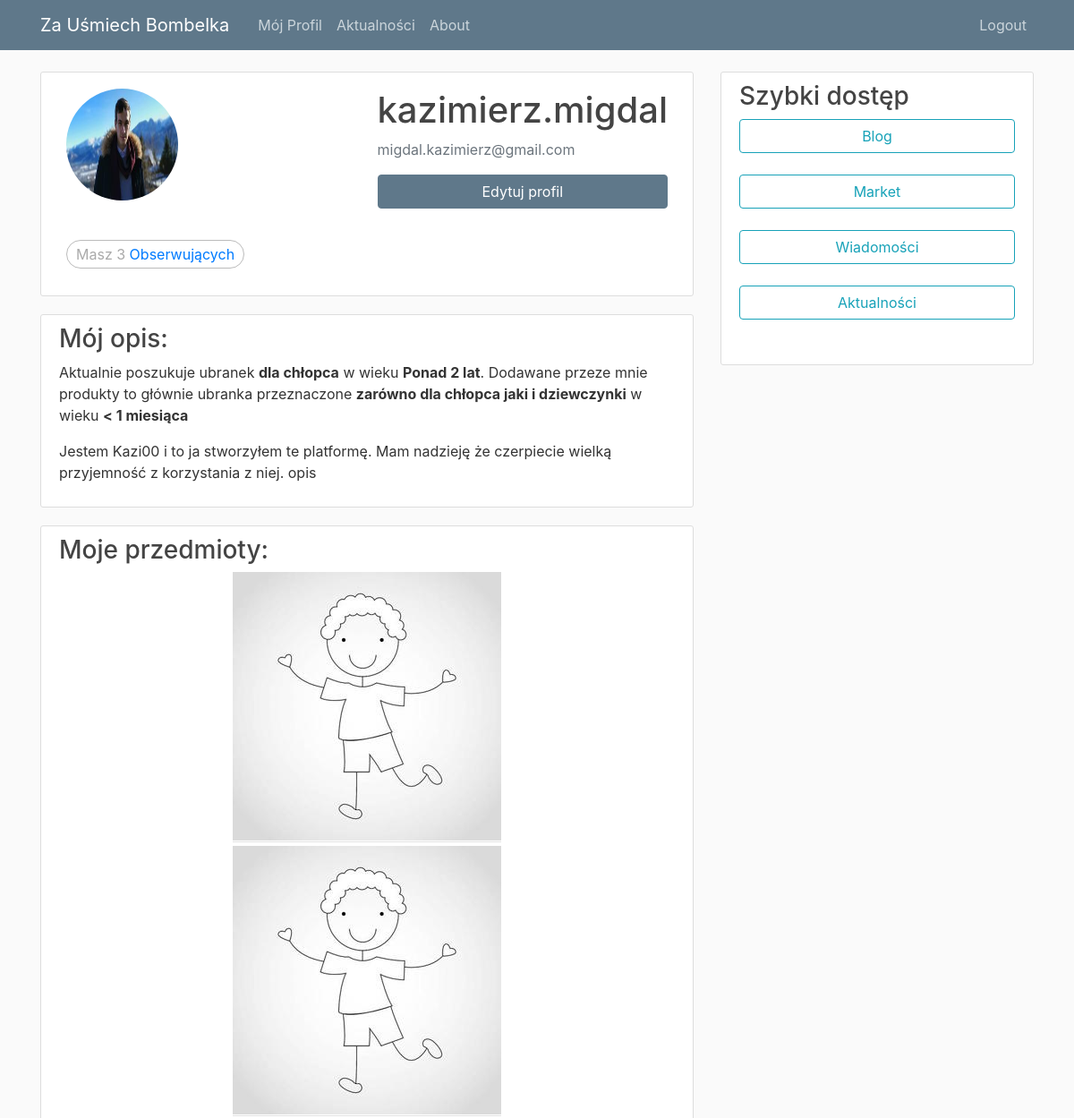
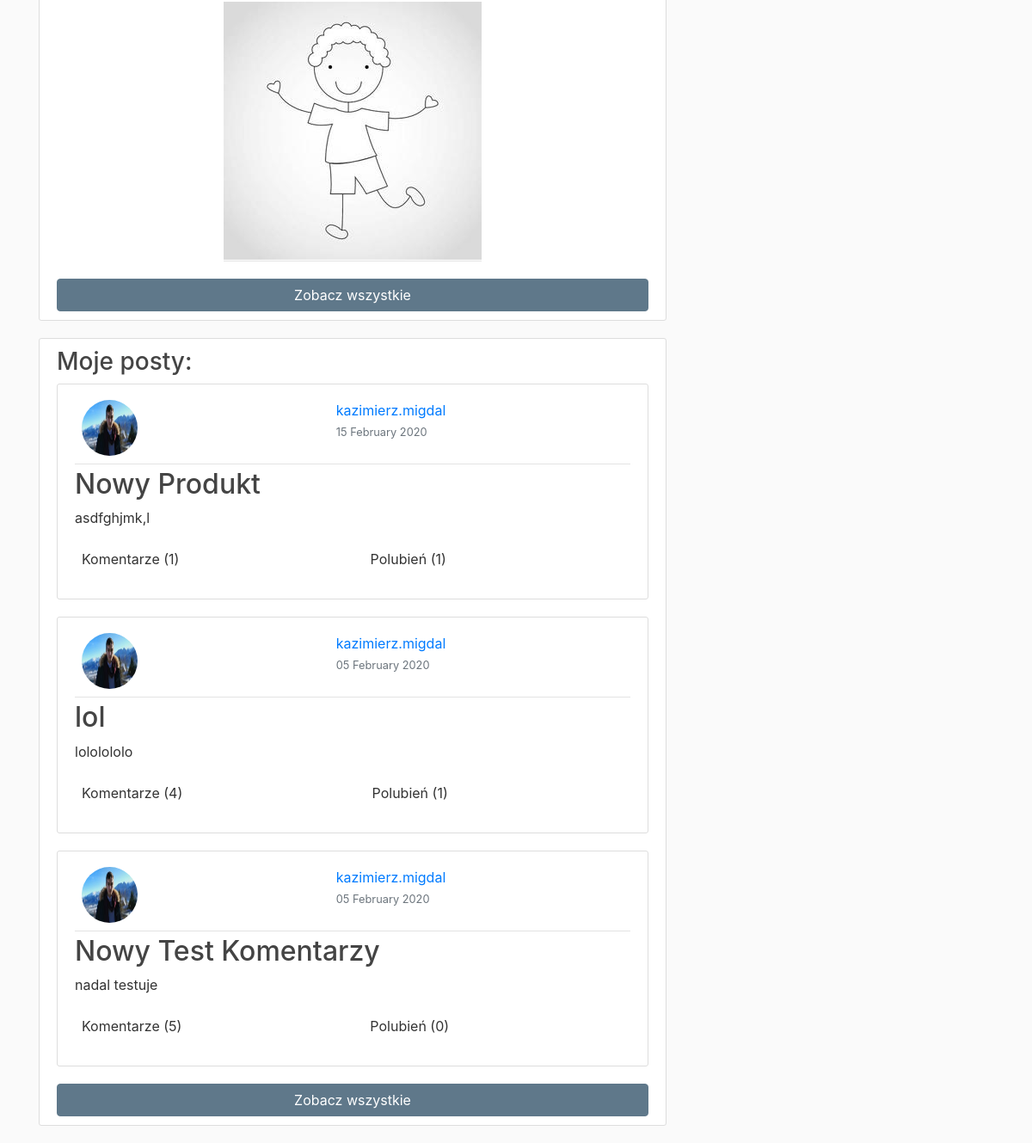
Before: /profile/kazimierz.migdal/ (signed in) with the older database file (2 pictures, top to bottom).
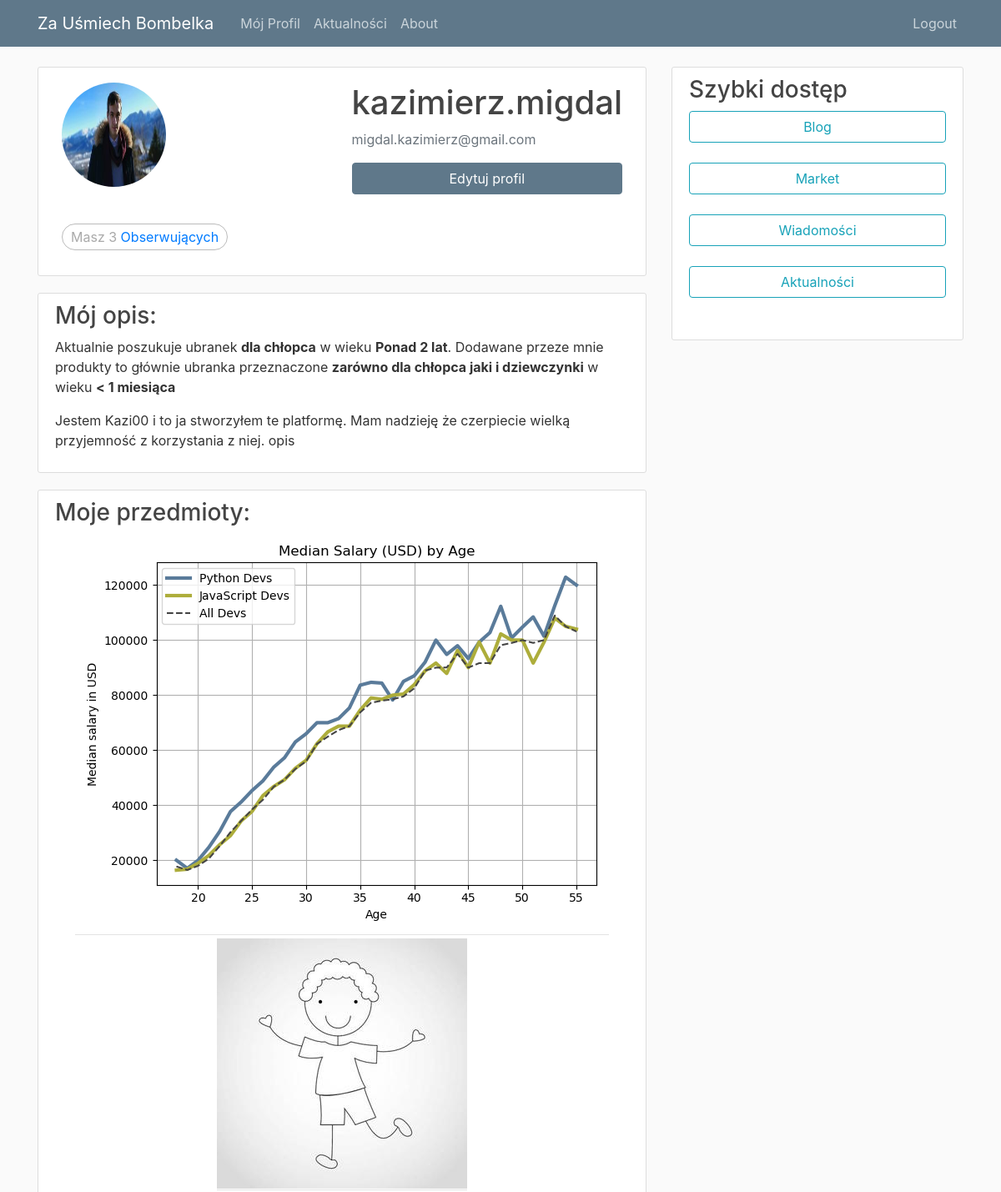
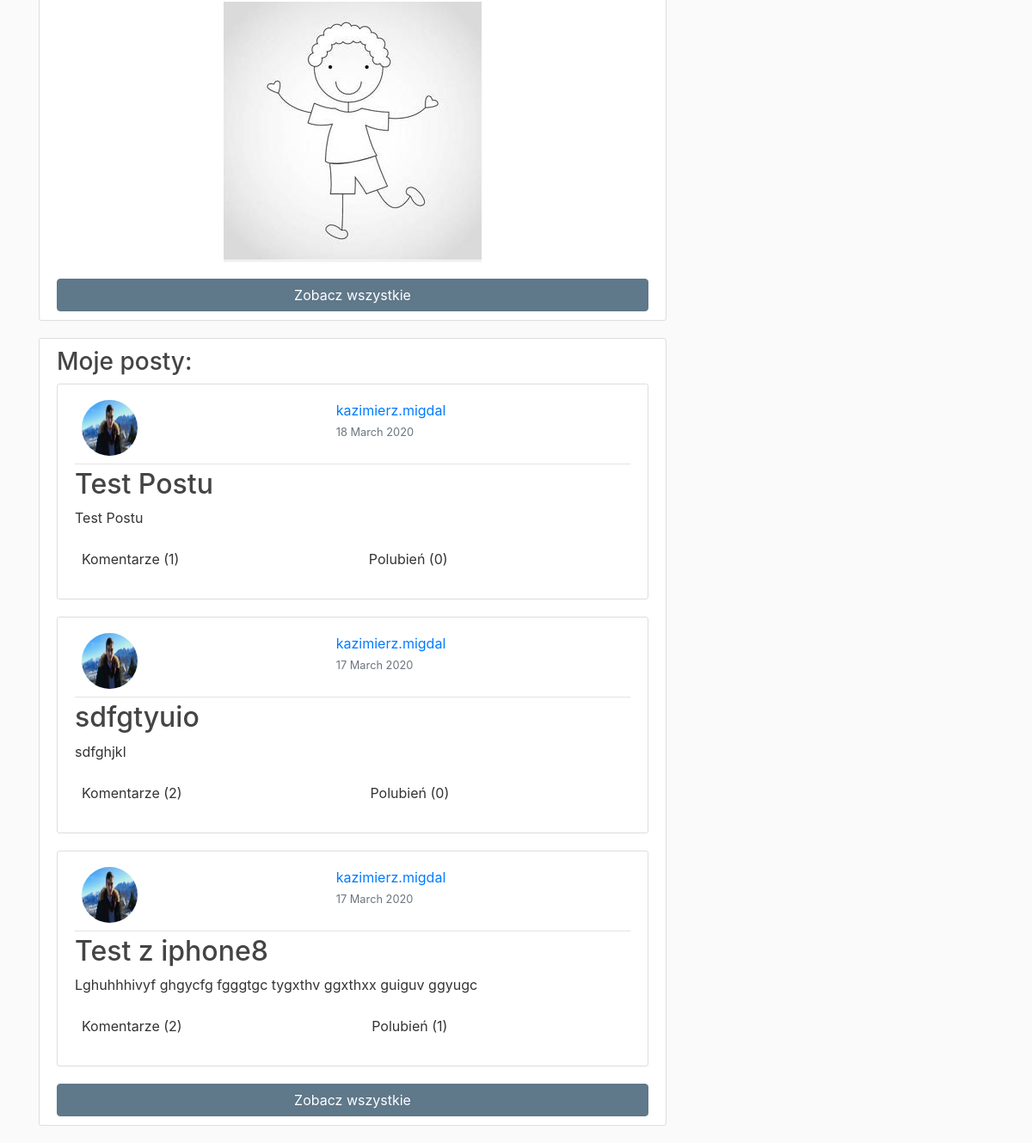
After: the same page with the newer database file (2 pictures, top to bottom).
### market/models.py (models this page shows, shortened)
class Product(models.Model):
    author = models.ForeignKey(User, on_delete=models.CASCADE)
    date_posted = models.DateTimeField(default=timezone.now)
    title = models.CharField(max_length=100, verbose_name='')
    description = models.TextField(verbose_name='')
    photo_1 = models.ImageField(default='default_1.jpg', upload_to='product_pics', verbose_name='')
    photo_2 = models.ImageField(default='default_1.jpg', upload_to='product_pics', verbose_name='')
    photo_3 = models.ImageField(default='default_1.jpg', upload_to='product_pics', verbose_name='')
    SEX_TAG_CHOISE= [('Boy','Chłopca'),('Girl', 'Dziewczynki'), ('Unisex', 'Zarówno dla chłopca jaki i dziewczynki')]
    tag_sex = models.CharField(max_length=6, choices = SEX_TAG_CHOISE, default='Unisex', verbose_name='')
    tag_age = models.IntegerField(choices = [(1,'< 1 miesiąc'),
                                            (2,'< 3 miesiące'),
                                            (3,'< 6 miesięcy'),
                                            (4,'< 1 rok'),
                                            (5,'< 1.5 roku'),
                                            (6,'< 2 lata'),
                                            (7,'Ponad 2 lata')],
                                                                 default=1, verbose_name='')

### blog/models.py (models this page shows, shortened)
class Post(models.Model):
    title = models.CharField(max_length=100)
    content = models.TextField()
    date_posted = models.DateTimeField(default=timezone.now)
    author = models.ForeignKey(User, on_delete=models.CASCADE)
    users_like = models.ManyToManyField(User,
                            related_name='images_liked',
                            blank=True)

### users/models.py (models this page shows, shortened)
class Profile(models.Model):
    user = models.OneToOneField(User, on_delete=models.CASCADE)
    image = models.ImageField(default='default.jpg', upload_to='profile_pics')
    description = models.TextField(default='Brak opisu')
    SEX_TAG_CHOISE = [('Boy','dla chłopca'),('Girl', 'dla dziewczynki'), ('Unisex', 'zarówno dla chłopca jaki i dziewczynki')]
    AGE_TAG_CHOISE =[(1,'< 1 miesiąca'),(2,'< 3 miesiący'),(3,'< 6 miesięcy'),(4,'< 1 rok'),(5,'< 1.5 roku'),(6,'< 2 lat'),(7,'Ponad 2 lat')]
    interested_sex_tag = models.CharField(max_length=6, choices = SEX_TAG_CHOISE, default='Unisex')
    interested_age_tag = models.IntegerField(choices=AGE_TAG_CHOISE, default=1)
    sold_sex_tag = models.CharField(max_length=6, choices = SEX_TAG_CHOISE, default='Unisex')
    sold_age_tag = models.IntegerField(choices=AGE_TAG_CHOISE, default=1)

### users/views.py (the view)
# urls.py: path('profile/<username>/', user_views.profile, name='profile'),
@login_required
def profile(request, username):
    user = get_object_or_404(User,
                username=username,
                is_active=True)
    posts = Post.objects.filter(author=user).order_by('-date_posted')[:3]
    products = Product.objects.filter(author=user).order_by('-date_posted')[:3]
    context = {
        'posts': posts,
        'products': products,
        'user': user,
    }
    return render(request, 'users/profile.html', context)

### users/templates/users/profile.html (shortened to what the changed rows need)
{% extends "blog/base.html" %}
{% load crispy_forms_tags %}
{% block content %}
<div class="content-section">
    <div class="media-body">
        <div class="d-flex align-content-start flex-wrap mb-3">
            <div class="p-2">
                <h1>{{ user.username }}</h1>
            </div>
        </div>
    </div>
</div>
<div class="content-section">
    <div class="media-body">
        <div class="d-flex flex-column bd-highlight mb-3">
            {% for product  in products %}
                <div class="row justify-content-center">
                    <div class="article-metadata">
                        <a href="{% url 'product-detail' product.id %}"><img class="img-fluid" alt="Responsive image" src="{{ product.photo_1.url }}"></a>
                    </div>
                </div>
            {% empty %}
                <p class="lead"> Użytkownik {{ user.username}} nie dodał jeszcze żadnego produktu</p>
            {% endfor %}
        </div>
    </div>
</div>
<div class="content-section">
    <div class="media-body">
        {% for post  in posts %}
        <article class="media content-section">
            <div class="media-body">
                <div class="article-metadata">
                    <div class="d-flex align-content-end flex-wrap" >
                        <div class="p-2 mr-auto">
                            <img class="rounded-circle article-img" src="{{ post.author.profile.image.url }}">
                        </div>
                        <div class="p-2 mr-auto">
                            <a class="mr-2" href="{% url 'profile' post.author.username %}">{{ post.author }}</a>
                            <br>
                            <small class="text-muted mr-2">{{ post.date_posted|date:"d F Y" }}</small>
                        </div>
                    </div>
                </div>
                <h2><a class="article-title" href="{% url 'post-detail' post.id%}">{{ post.title }}</a></h2>
                <p class="article-content">{{ post.content }}</p>
                <div class="d-flex align-content-end flex-wrap mt-1" >
                    <div class="p-2 mr-auto">
                        <p class="article-content">Komentarze ({{ post.comments.count }})</p>
                    </div>
                    <div class="p-2 mr-auto">
                        <p class="article-content">Polubień ({{ post.users_like.count}})</p>
                    </div>
                </div>
            </div>
        </article>
        {% endfor %}
    </div>
</div>
{% endblock content %}

Changed rows visible on the page:
no longer on this page (row unchanged): Product: photo_1 (placeholder picture)
no longer on this page (row unchanged): Post: author.profile.image (picture), author "kazimierz.migdal", date_posted "15 February 2020", title "Nowy Produkt", content "asdfghjmk,l", comments.count "1", users_like.count "1"
no longer on this page (row unchanged): Post: author.profile.image (picture), author "kazimierz.migdal", date_posted "05 February 2020", title "lol", content "lololololo", comments.count "4", users_like.count "1"
no longer on this page (row unchanged): Post: author.profile.image (picture), author "kazimierz.migdal", date_posted "05 February 2020", title "Nowy Test Komentarzy", content "nadal testuje", comments.count "5", users_like.count "0"
added Product: photo_1 (picture)
added Post: author.profile.image (picture), author "kazimierz.migdal", date_posted "18 March 2020", title "Test Postu", content "Test Postu", comments.count "1", users_like.count "0"
added Post: author.profile.image (picture), author "kazimierz.migdal", date_posted "17 March 2020", title "sdfgtyuio", content "sdfghjkl", comments.count "2", users_like.count "0"
added Post: author.profile.image (picture), author "kazimierz.migdal", date_posted "17 March 2020", title "Test z iphone8", content "Lghuhhhivyf ghgycfg fgggtgc tygxthv ggxthxx guiguv ggyugc", comments.count "2", users_like.count "1"
